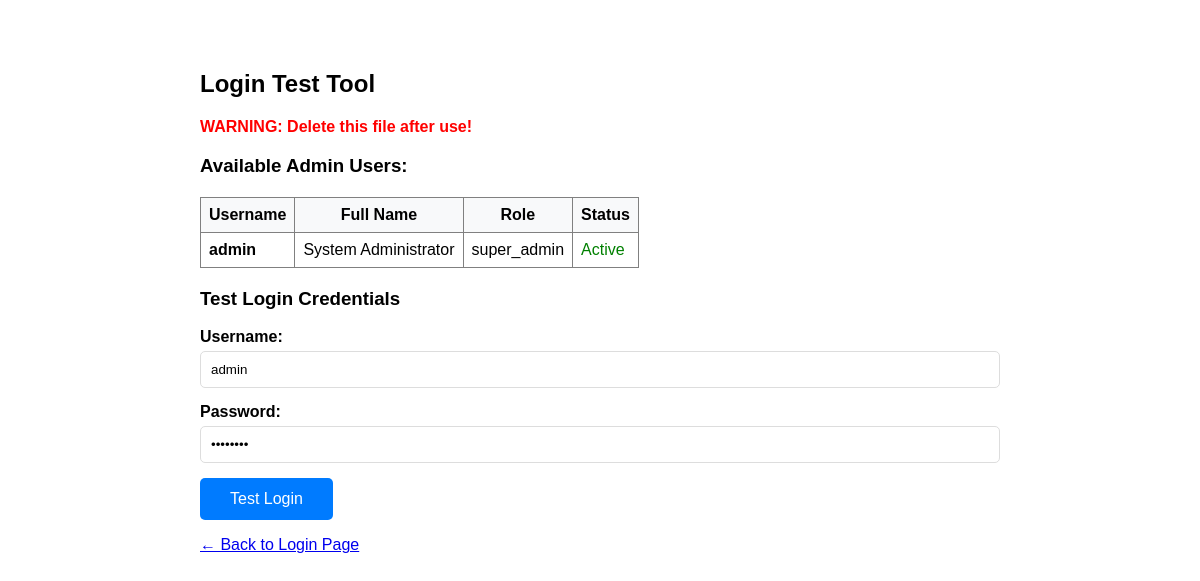
Page /test.php on the committed database.
### tables this page shows
CREATE TABLE `users` (
  `user_id` int(11) NOT NULL AUTO_INCREMENT,
  `institution_id` int(11) NOT NULL,
  `username` varchar(50) NOT NULL,
  `password` varchar(255) NOT NULL,
  `email` varchar(100),
  `full_name` varchar(255) NOT NULL,
  `role` enum('super_admin','admin','student') NOT NULL DEFAULT 'student',
  `is_active` tinyint(1) DEFAULT 1,
  `last_login` timestamp NULL DEFAULT NULL,
  `created_at` timestamp NOT NULL DEFAULT CURRENT_TIMESTAMP,
  `updated_at` timestamp NOT NULL DEFAULT CURRENT_TIMESTAMP ON UPDATE CURRENT_TIMESTAMP,
  PRIMARY KEY (`user_id`),
  UNIQUE KEY `username` (`username`),
  KEY `institution_id` (`institution_id`),
  FOREIGN KEY (`institution_id`) REFERENCES `institutions` (`institution_id`) ON DELETE CASCADE
);

### config/database.php (called while the page is built, shortened)
<?php
class Database {
    private $host = DB_HOST;
    private $user = DB_USER;
    private $pass = DB_PASS;
    private $dbname = DB_NAME;
    private $dbh;
    private $stmt;
    public function __construct() {
        $dsn = 'mysql:host=' . $this->host . ';dbname=' . $this->dbname . ';charset=utf8mb4';
        $options = array(
            PDO::ATTR_PERSISTENT => true,
            PDO::ATTR_ERRMODE => PDO::ERRMODE_EXCEPTION,
            PDO::ATTR_DEFAULT_FETCH_MODE => PDO::FETCH_ASSOC,
            PDO::ATTR_EMULATE_PREPARES => false
        );
        try {
            $this->dbh = new PDO($dsn, $this->user, $this->pass, $options);
        } catch(PDOException $e) {
            $this->error = $e->getMessage();
            echo 'Connection Error: ' . $this->error;
        }
    }
    public function query($query) {
        $this->stmt = $this->dbh->prepare($query);
    }
    public function execute() {
        return $this->stmt->execute();
    }
    public function resultSet() {
        $this->execute();
        return $this->stmt->fetchAll();
    }
}
?>

### test.php (the view, shortened to what this page needs)
<?php
require_once 'config/database.php';
echo "<h2>Login Test Tool</h2>";
echo "<p style='color: red;'><strong>WARNING: Delete this file after use!</strong></p>";
try {
    $db = new Database();
    $db->query("SELECT username, full_name, role, is_active FROM users WHERE role IN ('admin', 'super_admin')");
    $users = $db->resultSet();
    if ($users) {
        echo "<h3>Available Admin Users:</h3>";
        echo "<table border='1' cellpadding='8' style='border-collapse: collapse; margin: 20px 0;'>";
        echo "<tr style='background: #f8f9fa;'><th>Username</th><th>Full Name</th><th>Role</th><th>Status</th></tr>";
        foreach ($users as $user) {
            $status = $user['is_active'] ? 'Active' : 'Inactive';
            $color = $user['is_active'] ? 'green' : 'red';
            echo "<tr>";
            echo "<td><strong>{$user['username']}</strong></td>";
            echo "<td>{$user['full_name']}</td>";
            echo "<td>{$user['role']}</td>";
            echo "<td style='color: $color;'>$status</td>";
            echo "</tr>";
        }
        echo "</table>";
    }
} catch (Exception $e) {
    echo "<p style='color: red;'>Error loading users: " . $e->getMessage() . "</p>";
}
?>
<!DOCTYPE html>
<html>
<head>
</head>
<body>
    <form method="POST">
        <h3>Test Login Credentials</h3>
        <div class="form-group">
            <label for="username">Username:</label>
            <input type="text" id="username" name="username" required value="admin">
        </div>
        <div class="form-group">
            <label for="password">Password:</label>
            <input type="password" id="password" name="password" required value="admin123">
        </div>
        <button type="submit">Test Login</button>
    </form>
    <p><a href="index.php">← Back to Login Page</a></p>
</body>
</html>

### test.php (style rules this page uses)
body { font-family: Arial, sans-serif; max-width: 800px; margin: 50px auto; padding: 20px; }
.form-group { margin-bottom: 15px; }
label { display: block; margin-bottom: 5px; font-weight: bold; }
input[type="text"], input[type="password"] { width: 100%; padding: 10px; border: 1px solid #ddd; border-radius: 5px; }
button { background: #007bff; color: white; padding: 12px 30px; border: none; border-radius: 5px; cursor: pointer; font-size: 16px; }

### rows in the picture
users: username "admin", full_name "System Administrator", role "super_admin", is_active "Active"
